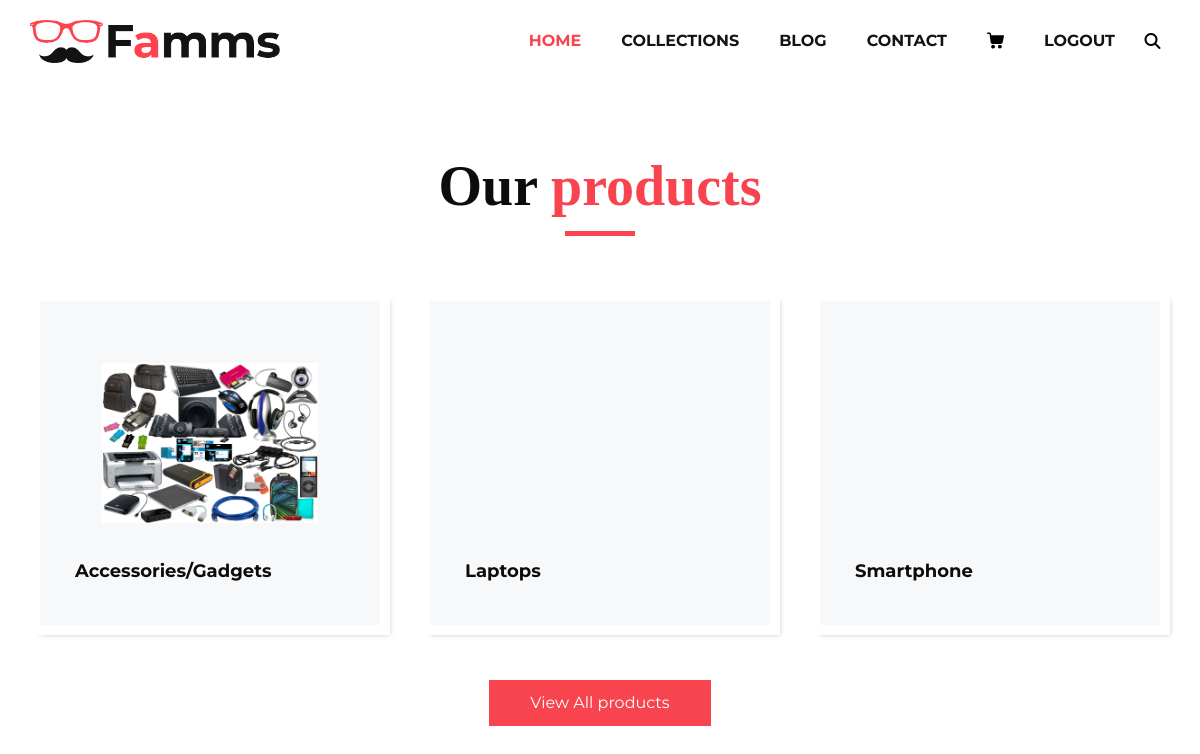
Screenshot of /collections/ (signed in) with the database file from the repository.
### store/models.py (models this page shows, shortened)
class Category(models.Model):
    name = models.CharField(max_length=200)
    slug = models.SlugField(max_length=200, unique=True)
    image = models.ImageField(upload_to='categories/')  # Assuming you have an "categories" directory in your MEDIA_ROOT
    description = models.TextField(blank=True)
    status = models.BooleanField(default = True)
    class Meta:
        ordering = ('name',)
        verbose_name = 'category'
        verbose_name_plural = 'categories'

### store/views.py (the view)
# urls.py: path('collections/', views.collections, name='collections'),
@login_required(login_url='/login')
def collections(request):
    categories = Category.objects.filter(status=True)
    return render(request, 'collections.html',{'categories':categories})

### templates/collections.html (shortened to what this page needs)
{% include 'inc/nav.html' %}
{% load static %}
{% block body %}
  <section class="product_section layout_padding">
    <div class="container">
      <div class="heading_container heading_center">
        <h2>Our <span>products</span></h2>
      </div>
      <div class="row">
        {% for category in categories %}
          <div class="col-sm-6 col-md-4 col-lg-4" >
            <div class="box">
              <div class="img-box" >
                <img src="{{ category.image.url }}" alt="" />
              </div>
              <div class="detail-box">
                <h5>{{ category.name }}</h5>
              </div>
            </div>
          </div>
        {% endfor %}
      </div>
      <div class="btn-box">
        <a href="">View All products</a>
      </div>
    </div>
  </section>
{% endblock %}

### static/css/style.css (style rules this page uses)
* { box-sizing: border-box; }
.layout_padding { padding: 70px 0; }
h1, h2 { font-family: 'Playfair Display', serif; }
.heading_container { display: -webkit-box; display: -ms-flexbox; display: flex; -webkit-box-orient: vertical; -webkit-box-direction: normal; -ms-flex-direction: column; flex-direction: column; -webkit-box-align: start; -ms-flex-align: start; align-items: flex-start; }
.heading_container h2 { position: relative; margin-bottom: 0; font-size: 3.5rem; font-weight: bold; }
.heading_container h2::after { content: ""; display: block; width: 70px; height: 5px; background: #f7444e; margin: 10px auto 10px; }
.heading_container h2 span { color: #f7444e; }
.heading_container.heading_center { -webkit-box-align: center; -ms-flex-align: center; align-items: center; text-align: center; }
a, a:hover, a:focus { text-decoration: none; }
.product_section .heading_container { margin-bottom: 20px; }
.product_section .box { position: relative; margin-top: 25px; padding: 35px 35px; background-color: #f7f8f9; -webkit-transition: all .3s; transition: all .3s; overflow: hidden; box-shadow: 5px 5px 5px -5px rgba(0,0,0,.2); border: solid #fff 10px; }
.product_section .box .img-box { display: -webkit-box; display: -ms-flexbox; display: flex; -webkit-box-pack: center; -ms-flex-pack: center; justify-content: center; -webkit-box-align: center; -ms-flex-align: center; align-items: center; height: 215px; }
.product_section .box .img-box img { max-width: 100%; max-height: 160px; -webkit-transition: all .3s; transition: all .3s; }
.product_section .box .detail-box { text-align: center; display: -webkit-box; display: -ms-flexbox; display: flex; -webkit-box-pack: justify; -ms-flex-pack: justify; justify-content: space-between; }
.product_section .box .detail-box h5 { font-size: 18px; margin-top: 10px; }
.product_section .btn-box { display: -webkit-box; display: -ms-flexbox; display: flex; -webkit-box-pack: center; -ms-flex-pack: center; justify-content: center; margin-top: 45px; }
.product_section .btn-box a { display: inline-block; padding: 10px 40px; background-color: #f7444e; border: 1px solid #f7444e; color: #ffffff; border-radius: 0; -webkit-transition: all 0.3s; transition: all 0.3s; }
.detail-box h5 { font-size: 21px; font-weight: 700; }

### static/css/responsive.css (style rules this page uses)
@media (min-width: 1200px) { .container { max-width: 1170px; } }

### rows the page displays
Category: image (picture), name "Accessories/Gadgets"
Category: name "Laptops"
Category: name "Smartphone"
